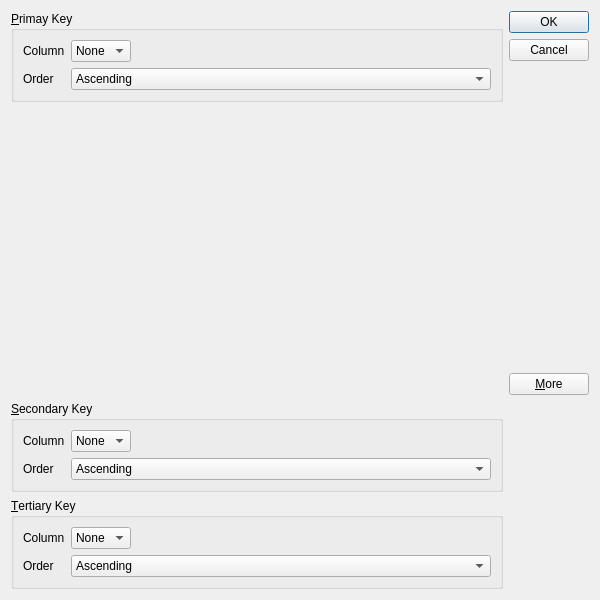
<?xml version="1.0" encoding="UTF-8"?>
<ui version="4.0">
 <class>SortDialog</class>
 <widget class="QDialog" name="SortDialog">
  <property name="geometry">
   <rect>
    <x>0</x>
    <y>0</y>
    <width>600</width>
    <height>600</height>
   </rect>
  </property>
  <property name="windowTitle">
   <string>Sort</string>
  </property>
  <layout class="QGridLayout" name="gridLayout_4">
   <item row="0" column="0">
    <widget class="QGroupBox" name="primaryGrouyBox">
     <property name="title">
      <string>&amp;Primay Key</string>
     </property>
     <layout class="QGridLayout" name="gridLayout">
      <item row="1" column="1" colspan="2">
       <widget class="QComboBox" name="primaryOrderCombo">
        <item>
         <property name="text">
          <string>Ascending</string>
         </property>
        </item>
        <item>
         <property name="text">
          <string>IONESCO</string>
         </property>
        </item>
        <item>
         <property name="text">
          <string>NDENZAKO</string>
         </property>
        </item>
        <item>
        	<property name="text">
        		<string>Laurent</string>
        	</property>
        </item>
        <item>
         <property name="text">
          <string>EUGENE</string>
         </property>
        </item>
        <item>
         <property name="text">
          <string>Clovis</string>
         </property>
        </item>
        <item>
         <property name="text">
          <string>Descending</string>
         </property>
        </item>
        <item>
         <property name="text">
          <string>INNOCENT</string>
         </property>
        </item>
        <item>
         <property name="text">
          <string>Oscar</string>
         </property>
        </item>
        <item>
         <property name="text">
          <string>Joseph</string>
         </property>
        </item>
       </widget>
      </item>
      <item row="0" column="0">
       <widget class="QLabel" name="label">
        <property name="text">
         <string>Column</string>
        </property>
       </widget>
      </item>
      <item row="0" column="1">
       <widget class="QComboBox" name="primaryColumnCombo">
        <item>
         <property name="text">
          <string>None</string>
         </property>
        </item>
       </widget>
      </item>
      <item row="1" column="0">
       <widget class="QLabel" name="label_2">
        <property name="text">
         <string>Order</string>
        </property>
       </widget>
      </item>
      <item row="0" column="2">
       <spacer name="horizontalSpacer">
        <property name="orientation">
         <enum>Qt::Horizontal</enum>
        </property>
        <property name="sizeHint" stdset="0">
         <size>
          <width>40</width>
          <height>20</height>
         </size>
        </property>
       </spacer>
      </item>
     </layout>
    </widget>
   </item>
   <item row="0" column="1" rowspan="2">
    <layout class="QVBoxLayout" name="verticalLayout">
     <item>
      <widget class="QPushButton" name="okButton">
       <property name="text">
        <string>OK</string>
       </property>
       <property name="default">
        <bool>true</bool>
       </property>
      </widget>
     </item>
     <item>
      <widget class="QPushButton" name="cancelButton">
       <property name="text">
        <string>Cancel</string>
       </property>
      </widget>
     </item>
     <item>
      <spacer name="verticalSpacer">
       <property name="orientation">
        <enum>Qt::Vertical</enum>
       </property>
       <property name="sizeHint" stdset="0">
        <size>
         <width>20</width>
         <height>40</height>
        </size>
       </property>
      </spacer>
     </item>
     <item>
      <widget class="QPushButton" name="moreButton">
       <property name="text">
        <string>&amp;More</string>
       </property>
       <property name="checkable">
        <bool>true</bool>
       </property>
      </widget>
     </item>
    </layout>
   </item>
   <item row="1" column="0">
    <spacer name="verticalSpacer_3">
     <property name="orientation">
      <enum>Qt::Vertical</enum>
     </property>
     <property name="sizeHint" stdset="0">
      <size>
       <width>20</width>
       <height>20</height>
      </size>
     </property>
    </spacer>
   </item>
   <item row="2" column="0">
    <widget class="QGroupBox" name="secondaryGroupBox">
     <property name="title">
      <string>&amp;Secondary Key</string>
     </property>
     <layout class="QGridLayout" name="gridLayout_2">
      <item row="1" column="1" colspan="2">
       <widget class="QComboBox" name="secondaryOrderCombo">
        <item>
         <property name="text">
          <string>Ascending</string>
         </property>
        </item>
        <item>
         <property name="text">
          <string>Descending</string>
         </property>
        </item>
       </widget>
      </item>
      <item row="0" column="0">
       <widget class="QLabel" name="label_3">
        <property name="text">
         <string>Column</string>
        </property>
       </widget>
      </item>
      <item row="0" column="1">
       <widget class="QComboBox" name="secondaryColumnCombo">
        <item>
         <property name="text">
          <string>None</string>
         </property>
        </item>
       </widget>
      </item>
      <item row="1" column="0">
       <widget class="QLabel" name="label_4">
        <property name="text">
         <string>Order</string>
        </property>
       </widget>
      </item>
      <item row="0" column="2">
       <spacer name="horizontalSpacer_2">
        <property name="orientation">
         <enum>Qt::Horizontal</enum>
        </property>
        <property name="sizeHint" stdset="0">
         <size>
          <width>40</width>
          <height>20</height>
         </size>
        </property>
       </spacer>
      </item>
     </layout>
    </widget>
   </item>
   <item row="3" column="0">
    <widget class="QGroupBox" name="tertiaryGroupBox">
     <property name="title">
      <string>&amp;Tertiary Key</string>
     </property>
     <layout class="QGridLayout" name="gridLayout_3">
      <item row="1" column="1" colspan="2">
       <widget class="QComboBox" name="tertiaryOrderCombo">
        <item>
         <property name="text">
          <string>Ascending</string>
         </property>
        </item>
        <item>
         <property name="text">
          <string>Descending</string>
         </property>
        </item>
       </widget>
      </item>
      <item row="0" column="0">
       <widget class="QLabel" name="label_5">
        <property name="text">
         <string>Column</string>
        </property>
       </widget>
      </item>
      <item row="0" column="1">
       <widget class="QComboBox" name="tertiaryColumnCombo">
        <item>
         <property name="text">
          <string>None</string>
         </property>
        </item>
       </widget>
      </item>
      <item row="1" column="0">
       <widget class="QLabel" name="label_6">
        <property name="text">
         <string>Order</string>
        </property>
       </widget>
      </item>
      <item row="0" column="2">
       <spacer name="horizontalSpacer_3">
        <property name="orientation">
         <enum>Qt::Horizontal</enum>
        </property>
        <property name="sizeHint" stdset="0">
         <size>
          <width>40</width>
          <height>20</height>
         </size>
        </property>
       </spacer>
      </item>
     </layout>
    </widget>
   </item>
  </layout>
 </widget>
 <tabstops>
  <tabstop>primaryColumnCombo</tabstop>
  <tabstop>primaryOrderCombo</tabstop>
  <tabstop>secondaryColumnCombo</tabstop>
  <tabstop>secondaryOrderCombo</tabstop>
  <tabstop>tertiaryColumnCombo</tabstop>
  <tabstop>tertiaryOrderCombo</tabstop>
  <tabstop>okButton</tabstop>
  <tabstop>cancelButton</tabstop>
  <tabstop>moreButton</tabstop>
  <tabstop>okButton_2</tabstop>
  <tabstop>cancelButton_2</tabstop>
  <tabstop>moreButton_2</tabstop>
 </tabstops>
 <resources/>
 <connections>
  <connection>
   <sender>okButton</sender>
   <signal>clicked()</signal>
   <receiver>SortDialog</receiver>
   <slot>accept()</slot>
   <hints>
    <hint type="sourcelabel">
     <x>211</x>
     <y>26</y>
    </hint>
    <hint type="destinationlabel">
     <x>55</x>
     <y>97</y>
    </hint>
   </hints>
  </connection>
  <connection>
   <sender>cancelButton</sender>
   <signal>clicked()</signal>
   <receiver>SortDialog</receiver>
   <slot>reject()</slot>
   <hints>
    <hint type="sourcelabel">
     <x>232</x>
     <y>54</y>
    </hint>
    <hint type="destinationlabel">
     <x>112</x>
     <y>108</y>
    </hint>
   </hints>
  </connection>
  <connection>
   <sender>moreButton</sender>
   <signal>toggled(bool)</signal>
   <receiver>secondaryGroupBox</receiver>
   <slot>setVisible(bool)</slot>
   <hints>
    <hint type="sourcelabel">
     <x>234</x>
     <y>109</y>
    </hint>
    <hint type="destinationlabel">
     <x>177</x>
     <y>160</y>
    </hint>
   </hints>
  </connection>
  <connection>
   <sender>moreButton</sender>
   <signal>toggled(bool)</signal>
   <receiver>tertiaryGroupBox</receiver>
   <slot>setVisible(bool)</slot>
   <hints>
    <hint type="sourcelabel">
     <x>252</x>
     <y>111</y>
    </hint>
    <hint type="destinationlabel">
     <x>175</x>
     <y>250</y>
    </hint>
   </hints>
  </connection>
 </connections>
</ui>
